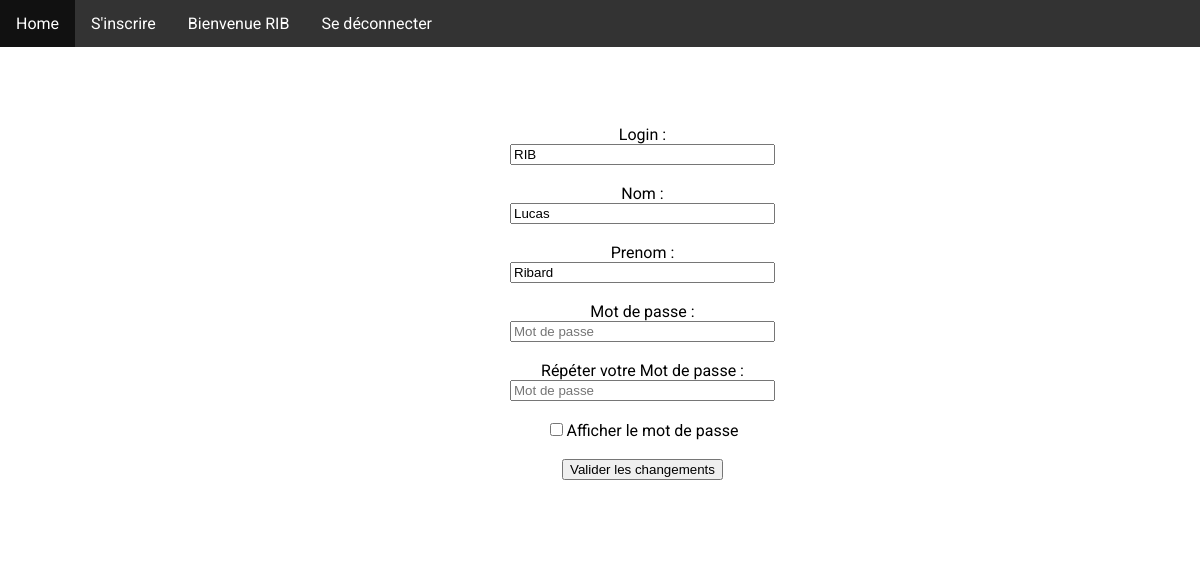
Page /profil.php (signed in) on the committed database.
### tables this page shows
CREATE TABLE `utilisateurs` (
  `id` int(11) NOT NULL,
  `login` varchar(255) NOT NULL,
  `prenom` varchar(255) NOT NULL,
  `nom` varchar(255) NOT NULL,
  `password` varchar(255) NOT NULL
);

### profil.php (the view, shortened to what this page needs)
<?php
    $loginSession=$_SESSION['login'];
    $passwordSession=$_SESSION['password'];
    if(isset($loginSession) AND isset($passwordSession) ){
        $mysqli = new mysqli('localhost', 'root', '', 'moduleconnexion');
        $request = $mysqli -> query("SELECT * FROM `utilisateurs` where `login` = '$loginSession' AND `password` = '$passwordSession'");
        $result = $request -> fetch_array() ;
    }
    else{
        header('Location:http://localhost/module-connexion/connexion.php');
    }
?>
<!DOCTYPE html>
<html lang="fr">
<head>
    <link href="CSS/profil.css" rel="stylesheet" type="text/css"/>
</head>
<body>
<ul id="nav">
<li><a href="/module-connexion/index.php">Home</a></li>
<li><a href="/module-connexion/inscription.php">S'inscrire</a></li>
<?php
 if (!empty($loginSession) ){
    echo "<li><a href=",'/module-connexion/profil.php',">Bienvenue ",$loginSession,"</a></li>";
    echo "<li><a href=",'/module-connexion/connexion.php',">Se déconnecter</a></li>";
    }
    else{
        echo "<li><a href=",'/module-connexion/connexion.php',">Se Connecter</a></li>";
    }
?>
</ul>
    <div id="form">
        <div id="box">
            <form action="" method="post">
                <label for="login">Login :</label><br>
                <input type="text"  name="login" value="<?php echo $result['login']; ?>" size="30" required><br>
                <br>
                <label for="nom">Nom :</label><br>
                <input type="text"  name="nom" value="<?php echo $result['nom']; ?>" size="30" required> <br>
                <br>
                <label for="prenom">Prenom :</label><br>
                <input type="text"  name="prenom" value="<?php echo $result['prenom']; ?>" size="30" required><br>
                <br>
                <label for="password1">Mot de passe :</label><br>
                <input type="password"  id="password1" name="password1" placeholder="Mot de passe" size="30" required> <br>
                <br>
                <label for="password2">Répéter votre Mot de passe :</label><br>
                <input type="password"  id="password2" name="password2" placeholder="Mot de passe" size="30" required>  <br>
                <br>
                <input type="checkbox" onclick="affichPass()">Afficher le mot de passe <br>
                <br>
                <input type="submit" name="ValidChange" value="Valider les changements"><br>
            </form>
        </div>
    </div>
</body>
</html>

### CSS/profil.css (style rules this page uses)
body { margin:0px; background-image:url('https://images.nightcafe.studio/jobs/01yjjcmXGi4NEboS4emy/01yjjcmXGi4NEboS4emy_2x.jpg?tr=w-1600,c-at_max'); background-size: cover; background-attachment: fixed; text-align: center; font-family: 'Roboto', sans-serif; }
#form { display: flex; margin:5% 35%; width: 30%; }
#box { border-radius: 20px; padding: 5% 25% 15%; background-color: rgba(255, 255, 255, 0.692); }
ul { list-style-type: none; margin: 0; padding: 0; overflow: hidden; background-color: #333; }
li { float: left; }
li a { display: block; color: white; text-align: center; padding: 14px 16px; text-decoration: none; }

### rows in the picture
utilisateurs: login "RIB", nom "Lucas", prenom "Ribard"

### other values in the picture
$loginSession "RIB"
